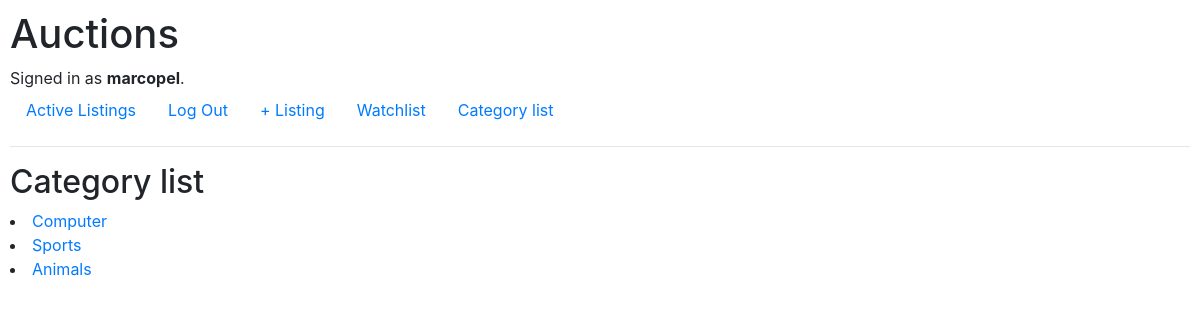
The app's page /category (signed in) with its own data.
### auctions/models.py (models this page shows, shortened)
class User(AbstractUser):
    pass

class Category(models.Model):
    name = models.CharField(max_length=255)

### auctions/views.py (the view)
# urls.py: path("category", views.category_list, name="category"),
def category_list(request):
    category_list = Category.objects.all()
    context = {'category_list': category_list}
    return render(request, 'auctions/category_list.html', context)

### auctions/templates/auctions/category_list.html
<!DOCTYPE html>
<html lang="en">
{% extends "auctions/layout.html" %}
{% block body %}
    <h2>Category list</h2>
    {% for category in category_list %}
        <li><a href="{% url 'category_detail' category.id %}"> {{category.name }}</a> </li>
    {% endfor %}
{% endblock body%}

### auctions/templates/auctions/layout.html (shortened to what this page needs)
{% load static %}
<!DOCTYPE html>
<html lang="en">
    <head>
        <link rel="stylesheet" href="https://stackpath.bootstrapcdn.com/bootstrap/4.4.1/css/bootstrap.min.css">
        <link href="{% static 'auctions/styles.css' %}" rel="stylesheet">
    </head>
    <body>
        <h1>Auctions</h1>
        <div>
            {% if user.is_authenticated %}
                Signed in as <strong>{{ user.username }}</strong>.
            {% else %}
                Not signed in.
            {% endif %}
        </div>
        <ul class="nav">
            <li class="nav-item">
                <a class="nav-link" href="{% url 'index' %}">Active Listings</a>
            </li>
            {% if user.is_authenticated %}
                <li class="nav-item">
                    <a class="nav-link" href="{% url 'logout' %}">Log Out</a>
                </li>
                <li class="nav-item">
                    <a class="nav-link" href="{% url 'listing_add' %}">+ Listing</a>
                </li>
                <li class="nav-item">
                    <a class="nav-link" href="{% url 'wishlist' %}">Watchlist</a>
                </li>
            <li class="nav-item">
                    <a class="nav-link" href="{% url 'category' %}">Category list</a>
                </li>
            {% endif %}
        </ul>
        <hr>
        {% block body %}
        {% endblock %}
    </body>
</html>

### auctions/static/auctions/styles.css (style rules this page uses)
body { padding: 10px; }

### records on screen
User: username "marcopel"
Category: name "Computer"
Category: name "Sports"
Category: name "Animals"
